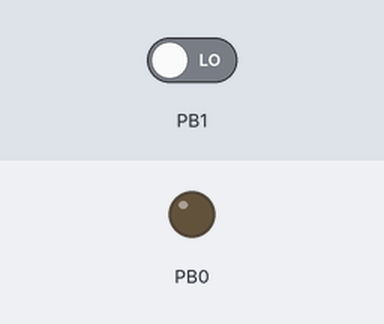
Bench run of a program on a simulated ATmega328P, built with avr-gcc and emulated at 16 MHz. Parts: output pins drawn as LEDs (lit = HIGH). The inputs (shaded band) are chosen by the test bench; at power-on: PB1 LOW.

Above: at 1.2 s.
1.3 s: PB1 driven HIGH
At 2.2 s:
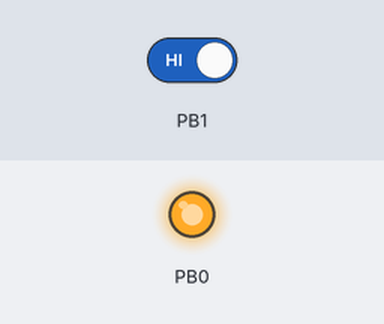
2.8 s: PB1 driven LOW
At 3.3 s:
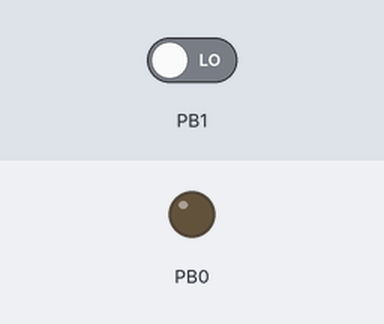
Timing chart, 0 to 5.8 s (numbered marks = the images above; inputs shaded):
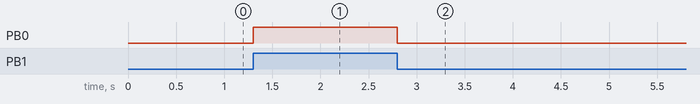

The program:

main.c
```c
//use this preprocessor macro to define the clockspeed of ATMEGA
//the clock speed can be adjusted by setting the LOW Fuse Byte (0xFF)
//and using a 16MHz crystal with two 22pF ceramic capacitors
#ifndef F_CPU
#define F_CPU 16000000UL
#endif

#include <avr/io.h>
#include <util/delay.h>

//basic blink program that drives to LEDs on PORTB0 and PORTB1
int main(void)
{
	//DDRB=Data Direction Register, 0=input, 1=output
	DDRB=0b00000001;
	while (1)
	{
		//check if PINB==1 if yes, light the led at PORTB0
		if(PINB&0b00000010)
			PORTB=0b00000001;
		else
			PORTB=0b00000000;
	}
}
```

Measured:
- after the input at 1.3 s, PB0: LOW → HIGH at once
- after the input at 2.8 s, PB0: HIGH → LOW at once
